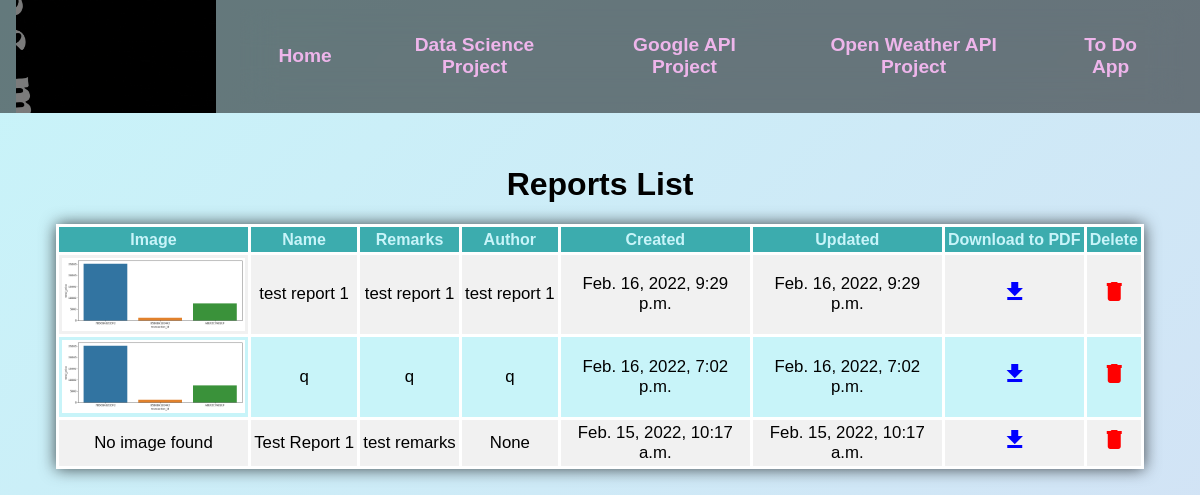
Before: /datascience/reports_list/ with the older database file.
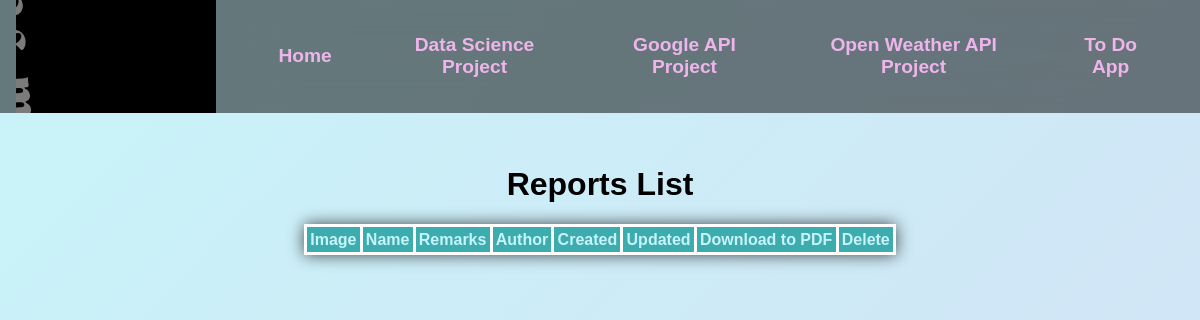
After: the same page with the newer database file.
### datascience/models.py (models this page shows, shortened)
class Report(models.Model):
    name = models.CharField(max_length=100)
    image = models.ImageField(upload_to ="reports", blank=True, null=True)
    remarks = models.TextField()
    author = models.CharField(max_length=100, null=True, blank=True)
    is_active = models.BooleanField(default=True)
    created = models.DateTimeField(auto_now_add=True)
    updated = models.DateTimeField(auto_now=True)
    class Meta:
        ordering = ("-created",)

### datascience/views.py (the view)
# urls.py: path("reports_list/", views.ReportListView.as_view(), name="reports_list"),
class ReportListView(ListView):
    model = Report
    template_name = "datascience/reports/reports_list.html"
    def get_queryset(self):
        return self.model.objects.filter(is_active=True)

### templates/datascience/reports/reports_list.html (shortened to what this page needs)
{% extends 'base.html' %}
{% load static %}
{% block content %}
<div class="align-center">
    <h1>Reports List</h1>
    <table>
        <thead>
            <tr>
                <th>Image</th>
                <th>Name</th>
                <th>Remarks</th>
                <th>Author</th>
                <th>Created</th>
                <th>Updated</th>
                <th>Download to PDF</th>
                <th>Delete</th>
            </tr>
        </thead>
        <tbody>
            {% for obj in object_list %}
            <tr>
                {% if obj.image %}
                    <td><img src="{{obj.image.url}}"></td>
                {% else %}
                    <td>No image found</td>
                {% endif %}
                <td>{{obj.name}}</td>
                <td>{{obj.remarks|truncatewords:20}}</td>
                <td>{{obj.author}}</td>
                <td>{{obj.created}}</td>
                <td>{{obj.updated}}</td>
                <td>
                    <a style="color:blue" href="{% url 'datascience:pdf' obj.pk %}">
                        <span class="material-icons">
                        </span>
                    </a>
                </td>
                <td>
                    <a style="color:red" href="{% url 'datascience:delete_report' obj.id %}">
                        <span class="material-icons">
                        </span>
                    </a>
                </td>
            </tr>
            {% endfor %}
        </tbody>
    </table>
</div>
{% endblock %}

Changed rows visible on the page:
removed Report: image (picture), name "test report 1", remarks "test report 1", author "test report 1", created "Feb. 16, 2022, 9:29 p.m.", updated "Feb. 16, 2022, 9:29 p.m."
removed Report: image (picture), name "q", remarks "q", author "q", created "Feb. 16, 2022, 7:02 p.m.", updated "Feb. 16, 2022, 7:02 p.m."
removed Report: image "No image found", name "Test Report 1", remarks "test remarks", author "None", created "Feb. 15, 2022, 10:17 a.m.", updated "Feb. 15, 2022, 10:17 a.m."
